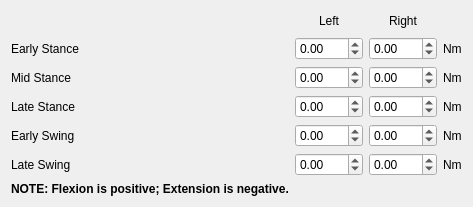
            <widget class="QWidget" name="walkFSM5TorquePage">
             <attribute name="title">
              <string notr="true">Torque</string>
             </attribute>
             <layout class="QGridLayout" name="walkFSM5TorqueGridLayout">
              <item row="0" column="0">
               <spacer name="walkFSM5TorqueHorizontalSpacer">
                <property name="orientation">
                 <enum>Qt::Orientation::Horizontal</enum>
                </property>
                <property name="sizeType">
                 <enum>QSizePolicy::Policy::MinimumExpanding</enum>
                </property>
                <property name="sizeHint" stdset="0">
                 <size>
                  <width>0</width>
                  <height>0</height>
                 </size>
                </property>
               </spacer>
              </item>
              <item row="0" column="1">
               <widget class="QLabel" name="walkFSM5TorqueLegLabelL">
                <property name="sizePolicy">
                 <sizepolicy hsizetype="Preferred" vsizetype="Preferred">
                  <horstretch>0</horstretch>
                  <verstretch>0</verstretch>
                 </sizepolicy>
                </property>
                <property name="maximumSize">
                 <size>
                  <width>16777215</width>
                  <height>16777215</height>
                 </size>
                </property>
                <property name="font">
                 <font>
                  <pointsize>9</pointsize>
                 </font>
                </property>
                <property name="text">
                 <string notr="true">Left</string>
                </property>
                <property name="alignment">
                 <set>Qt::AlignmentFlag::AlignCenter</set>
                </property>
               </widget>
              </item>
              <item row="0" column="2">
               <widget class="QLabel" name="walkFSM5TorqueLegLabelR">
                <property name="sizePolicy">
                 <sizepolicy hsizetype="Preferred" vsizetype="Preferred">
                  <horstretch>0</horstretch>
                  <verstretch>0</verstretch>
                 </sizepolicy>
                </property>
                <property name="maximumSize">
                 <size>
                  <width>16777215</width>
                  <height>16777215</height>
                 </size>
                </property>
                <property name="font">
                 <font>
                  <pointsize>9</pointsize>
                 </font>
                </property>
                <property name="text">
                 <string notr="true">Right</string>
                </property>
                <property name="alignment">
                 <set>Qt::AlignmentFlag::AlignCenter</set>
                </property>
               </widget>
              </item>
              <item row="0" column="3">
               <spacer name="walkFSM5TorqueUnitVerticalSpacer">
                <property name="orientation">
                 <enum>Qt::Orientation::Vertical</enum>
                </property>
                <property name="sizeType">
                 <enum>QSizePolicy::Policy::Maximum</enum>
                </property>
                <property name="sizeHint" stdset="0">
                 <size>
                  <width>0</width>
                  <height>20</height>
                 </size>
                </property>
               </spacer>
              </item>
              <item row="1" column="0">
               <widget class="QLabel" name="walkFSM5EarlyStanceTorqueLabel">
                <property name="sizePolicy">
                 <sizepolicy hsizetype="Preferred" vsizetype="Preferred">
                  <horstretch>0</horstretch>
                  <verstretch>0</verstretch>
                 </sizepolicy>
                </property>
                <property name="font">
                 <font>
                  <pointsize>9</pointsize>
                 </font>
                </property>
                <property name="text">
                 <string notr="true">Early Stance</string>
                </property>
               </widget>
              </item>
              <item row="1" column="1">
               <widget class="QDoubleSpinBox" name="walkFSM5EarlyStanceTorqueDoubleSpinBoxL">
                <property name="sizePolicy">
                 <sizepolicy hsizetype="Preferred" vsizetype="Preferred">
                  <horstretch>0</horstretch>
                  <verstretch>0</verstretch>
                 </sizepolicy>
                </property>
                <property name="maximumSize">
                 <size>
                  <width>16777215</width>
                  <height>16777215</height>
                 </size>
                </property>
                <property name="font">
                 <font>
                  <pointsize>9</pointsize>
                 </font>
                </property>
                <property name="cursor">
                 <cursorShape>PointingHandCursor</cursorShape>
                </property>
                <property name="wrapping">
                 <bool>false</bool>
                </property>
                <property name="specialValueText">
                 <string notr="true"/>
                </property>
                <property name="accelerated">
                 <bool>true</bool>
                </property>
                <property name="showGroupSeparator" stdset="0">
                 <bool>false</bool>
                </property>
                <property name="decimals">
                 <number>2</number>
                </property>
                <property name="minimum">
                 <double>-100.000000000000000</double>
                </property>
                <property name="maximum">
                 <double>100.000000000000000</double>
                </property>
                <property name="singleStep">
                 <double>1.000000000000000</double>
                </property>
                <property name="value">
                 <double>0.000000000000000</double>
                </property>
               </widget>
              </item>
              <item row="1" column="2">
               <widget class="QDoubleSpinBox" name="walkFSM5EarlyStanceTorqueDoubleSpinBoxR">
                <property name="sizePolicy">
                 <sizepolicy hsizetype="Preferred" vsizetype="Preferred">
                  <horstretch>0</horstretch>
                  <verstretch>0</verstretch>
                 </sizepolicy>
                </property>
                <property name="maximumSize">
                 <size>
                  <width>16777215</width>
                  <height>16777215</height>
                 </size>
                </property>
                <property name="font">
                 <font>
                  <pointsize>9</pointsize>
                 </font>
                </property>
                <property name="cursor">
                 <cursorShape>PointingHandCursor</cursorShape>
                </property>
                <property name="wrapping">
                 <bool>false</bool>
                </property>
                <property name="specialValueText">
                 <string notr="true"/>
                </property>
                <property name="accelerated">
                 <bool>true</bool>
                </property>
                <property name="showGroupSeparator" stdset="0">
                 <bool>false</bool>
                </property>
                <property name="decimals">
                 <number>2</number>
                </property>
                <property name="minimum">
                 <double>-100.000000000000000</double>
                </property>
                <property name="maximum">
                 <double>100.000000000000000</double>
                </property>
                <property name="singleStep">
                 <double>1.000000000000000</double>
                </property>
                <property name="value">
                 <double>0.000000000000000</double>
                </property>
               </widget>
              </item>
              <item row="1" column="3">
               <widget class="QLabel" name="walkFSM5EarlyStanceTorqueUnitLabel">
                <property name="sizePolicy">
                 <sizepolicy hsizetype="Preferred" vsizetype="Preferred">
                  <horstretch>0</horstretch>
                  <verstretch>0</verstretch>
                 </sizepolicy>
                </property>
                <property name="font">
                 <font>
                  <pointsize>9</pointsize>
                 </font>
                </property>
                <property name="text">
                 <string notr="true">Nm</string>
                </property>
                <property name="alignment">
                 <set>Qt::AlignmentFlag::AlignLeading|Qt::AlignmentFlag::AlignLeft|Qt::AlignmentFlag::AlignVCenter</set>
                </property>
               </widget>
              </item>
              <item row="2" column="0">
               <widget class="QLabel" name="walkFSM5MidStanceTorqueLabel">
                <property name="sizePolicy">
                 <sizepolicy hsizetype="Preferred" vsizetype="Preferred">
                  <horstretch>0</horstretch>
                  <verstretch>0</verstretch>
                 </sizepolicy>
                </property>
                <property name="font">
                 <font>
                  <pointsize>9</pointsize>
                 </font>
                </property>
                <property name="text">
                 <string notr="true">Mid Stance</string>
                </property>
               </widget>
              </item>
              <item row="2" column="1">
               <widget class="QDoubleSpinBox" name="walkFSM5MidStanceTorqueDoubleSpinBoxL">
                <property name="sizePolicy">
                 <sizepolicy hsizetype="Preferred" vsizetype="Preferred">
                  <horstretch>0</horstretch>
                  <verstretch>0</verstretch>
                 </sizepolicy>
                </property>
                <property name="maximumSize">
                 <size>
                  <width>16777215</width>
                  <height>16777215</height>
                 </size>
                </property>
                <property name="font">
                 <font>
                  <pointsize>9</pointsize>
                 </font>
                </property>
                <property name="cursor">
                 <cursorShape>PointingHandCursor</cursorShape>
                </property>
                <property name="wrapping">
                 <bool>false</bool>
                </property>
                <property name="specialValueText">
                 <string notr="true"/>
                </property>
                <property name="accelerated">
                 <bool>true</bool>
                </property>
                <property name="showGroupSeparator" stdset="0">
                 <bool>false</bool>
                </property>
                <property name="decimals">
                 <number>2</number>
                </property>
                <property name="minimum">
                 <double>-100.000000000000000</double>
                </property>
                <property name="maximum">
                 <double>100.000000000000000</double>
                </property>
                <property name="singleStep">
                 <double>1.000000000000000</double>
                </property>
                <property name="value">
                 <double>0.000000000000000</double>
                </property>
               </widget>
              </item>
              <item row="2" column="2">
               <widget class="QDoubleSpinBox" name="walkFSM5MidStanceTorqueDoubleSpinBoxR">
                <property name="sizePolicy">
                 <sizepolicy hsizetype="Preferred" vsizetype="Preferred">
                  <horstretch>0</horstretch>
                  <verstretch>0</verstretch>
                 </sizepolicy>
                </property>
                <property name="maximumSize">
                 <size>
                  <width>16777215</width>
                  <height>16777215</height>
                 </size>
                </property>
                <property name="font">
                 <font>
                  <pointsize>9</pointsize>
                 </font>
                </property>
                <property name="cursor">
                 <cursorShape>PointingHandCursor</cursorShape>
                </property>
                <property name="wrapping">
                 <bool>false</bool>
                </property>
                <property name="specialValueText">
                 <string notr="true"/>
                </property>
                <property name="accelerated">
                 <bool>true</bool>
                </property>
                <property name="showGroupSeparator" stdset="0">
                 <bool>false</bool>
                </property>
                <property name="decimals">
                 <number>2</number>
                </property>
                <property name="minimum">
                 <double>-100.000000000000000</double>
                </property>
                <property name="maximum">
                 <double>100.000000000000000</double>
                </property>
                <property name="singleStep">
                 <double>1.000000000000000</double>
                </property>
                <property name="value">
                 <double>0.000000000000000</double>
                </property>
               </widget>
              </item>
              <item row="2" column="3">
               <widget class="QLabel" name="walkFSM5MidStanceTorqueUnitLabel">
                <property name="sizePolicy">
                 <sizepolicy hsizetype="Preferred" vsizetype="Preferred">
                  <horstretch>0</horstretch>
                  <verstretch>0</verstretch>
                 </sizepolicy>
                </property>
                <property name="font">
                 <font>
                  <pointsize>9</pointsize>
                 </font>
                </property>
                <property name="text">
                 <string notr="true">Nm</string>
                </property>
                <property name="alignment">
                 <set>Qt::AlignmentFlag::AlignLeading|Qt::AlignmentFlag::AlignLeft|Qt::AlignmentFlag::AlignVCenter</set>
                </property>
               </widget>
              </item>
              <item row="3" column="0">
               <widget class="QLabel" name="walkFSM5LateStanceTorqueLabel">
                <property name="sizePolicy">
                 <sizepolicy hsizetype="Preferred" vsizetype="Preferred">
                  <horstretch>0</horstretch>
                  <verstretch>0</verstretch>
                 </sizepolicy>
                </property>
                <property name="font">
                 <font>
                  <pointsize>9</pointsize>
                 </font>
                </property>
                <property name="text">
                 <string notr="true">Late Stance</string>
                </property>
               </widget>
              </item>
              <item row="3" column="1">
               <widget class="QDoubleSpinBox" name="walkFSM5LateStanceTorqueDoubleSpinBoxL">
                <property name="sizePolicy">
                 <sizepolicy hsizetype="Preferred" vsizetype="Preferred">
                  <horstretch>0</horstretch>
                  <verstretch>0</verstretch>
                 </sizepolicy>
                </property>
                <property name="maximumSize">
                 <size>
                  <width>16777215</width>
                  <height>16777215</height>
                 </size>
                </property>
                <property name="font">
                 <font>
                  <pointsize>9</pointsize>
                 </font>
                </property>
                <property name="cursor">
                 <cursorShape>PointingHandCursor</cursorShape>
                </property>
                <property name="wrapping">
                 <bool>false</bool>
                </property>
                <property name="specialValueText">
                 <string notr="true"/>
                </property>
                <property name="accelerated">
                 <bool>true</bool>
                </property>
                <property name="showGroupSeparator" stdset="0">
                 <bool>false</bool>
                </property>
                <property name="decimals">
                 <number>2</number>
                </property>
                <property name="minimum">
                 <double>-100.000000000000000</double>
                </property>
                <property name="maximum">
                 <double>100.000000000000000</double>
                </property>
                <property name="singleStep">
                 <double>1.000000000000000</double>
                </property>
                <property name="value">
                 <double>0.000000000000000</double>
                </property>
               </widget>
              </item>
              <item row="3" column="2">
               <widget class="QDoubleSpinBox" name="walkFSM5LateStanceTorqueDoubleSpinBoxR">
                <property name="sizePolicy">
                 <sizepolicy hsizetype="Preferred" vsizetype="Preferred">
                  <horstretch>0</horstretch>
                  <verstretch>0</verstretch>
                 </sizepolicy>
                </property>
                <property name="maximumSize">
                 <size>
                  <width>16777215</width>
                  <height>16777215</height>
                 </size>
                </property>
                <property name="font">
                 <font>
                  <pointsize>9</pointsize>
                 </font>
                </property>
                <property name="cursor">
                 <cursorShape>PointingHandCursor</cursorShape>
                </property>
                <property name="wrapping">
                 <bool>false</bool>
                </property>
                <property name="specialValueText">
                 <string notr="true"/>
                </property>
                <property name="accelerated">
                 <bool>true</bool>
                </property>
                <property name="showGroupSeparator" stdset="0">
                 <bool>false</bool>
                </property>
                <property name="decimals">
                 <number>2</number>
                </property>
                <property name="minimum">
                 <double>-100.000000000000000</double>
                </property>
                <property name="maximum">
                 <double>100.000000000000000</double>
                </property>
                <property name="singleStep">
                 <double>1.000000000000000</double>
                </property>
                <property name="value">
                 <double>0.000000000000000</double>
                </property>
               </widget>
              </item>
              <item row="3" column="3">
               <widget class="QLabel" name="walkFSM5LateStanceTorqueUnitLabel">
                <property name="sizePolicy">
                 <sizepolicy hsizetype="Preferred" vsizetype="Preferred">
                  <horstretch>0</horstretch>
                  <verstretch>0</verstretch>
                 </sizepolicy>
                </property>
                <property name="font">
                 <font>
                  <pointsize>9</pointsize>
                 </font>
                </property>
                <property name="text">
                 <string notr="true">Nm</string>
                </property>
                <property name="alignment">
                 <set>Qt::AlignmentFlag::AlignLeading|Qt::AlignmentFlag::AlignLeft|Qt::AlignmentFlag::AlignVCenter</set>
                </property>
               </widget>
              </item>
              <item row="4" column="0">
               <widget class="QLabel" name="walkFSM5EarlySwingTorqueLabel">
                <property name="sizePolicy">
                 <sizepolicy hsizetype="Preferred" vsizetype="Preferred">
                  <horstretch>0</horstretch>
                  <verstretch>0</verstretch>
                 </sizepolicy>
                </property>
                <property name="font">
                 <font>
                  <pointsize>9</pointsize>
                 </font>
                </property>
                <property name="text">
                 <string notr="true">Early Swing</string>
                </property>
               </widget>
              </item>
              <item row="4" column="1">
               <widget class="QDoubleSpinBox" name="walkFSM5EarlySwingTorqueDoubleSpinBoxL">
                <property name="sizePolicy">
                 <sizepolicy hsizetype="Preferred" vsizetype="Preferred">
                  <horstretch>0</horstretch>
                  <verstretch>0</verstretch>
                 </sizepolicy>
                </property>
                <property name="maximumSize">
                 <size>
                  <width>16777215</width>
                  <height>16777215</height>
                 </size>
                </property>
                <property name="font">
                 <font>
                  <pointsize>9</pointsize>
                 </font>
                </property>
                <property name="cursor">
                 <cursorShape>PointingHandCursor</cursorShape>
                </property>
                <property name="wrapping">
                 <bool>false</bool>
                </property>
                <property name="specialValueText">
                 <string notr="true"/>
                </property>
                <property name="accelerated">
                 <bool>true</bool>
                </property>
                <property name="showGroupSeparator" stdset="0">
                 <bool>false</bool>
                </property>
                <property name="decimals">
                 <number>2</number>
                </property>
                <property name="minimum">
                 <double>-100.000000000000000</double>
                </property>
                <property name="maximum">
                 <double>100.000000000000000</double>
                </property>
                <property name="singleStep">
                 <double>1.000000000000000</double>
                </property>
                <property name="value">
                 <double>0.000000000000000</double>
                </property>
               </widget>
              </item>
              <item row="4" column="2">
               <widget class="QDoubleSpinBox" name="walkFSM5EarlySwingTorqueDoubleSpinBoxR">
                <property name="sizePolicy">
                 <sizepolicy hsizetype="Preferred" vsizetype="Preferred">
                  <horstretch>0</horstretch>
                  <verstretch>0</verstretch>
                 </sizepolicy>
                </property>
                <property name="maximumSize">
                 <size>
                  <width>16777215</width>
                  <height>16777215</height>
                 </size>
                </property>
                <property name="font">
                 <font>
                  <pointsize>9</pointsize>
                 </font>
                </property>
                <property name="cursor">
                 <cursorShape>PointingHandCursor</cursorShape>
                </property>
                <property name="wrapping">
                 <bool>false</bool>
                </property>
                <property name="specialValueText">
                 <string notr="true"/>
                </property>
                <property name="accelerated">
                 <bool>true</bool>
                </property>
                <property name="showGroupSeparator" stdset="0">
                 <bool>false</bool>
                </property>
                <property name="decimals">
                 <number>2</number>
                </property>
                <property name="minimum">
                 <double>-100.000000000000000</double>
                </property>
                <property name="maximum">
                 <double>100.000000000000000</double>
                </property>
                <property name="singleStep">
                 <double>1.000000000000000</double>
                </property>
                <property name="value">
                 <double>0.000000000000000</double>
                </property>
               </widget>
              </item>
              <item row="4" column="3">
               <widget class="QLabel" name="walkFSM5EarlySwingTorqueUnitLabel">
                <property name="sizePolicy">
                 <sizepolicy hsizetype="Preferred" vsizetype="Preferred">
                  <horstretch>0</horstretch>
                  <verstretch>0</verstretch>
                 </sizepolicy>
                </property>
                <property name="font">
                 <font>
                  <pointsize>9</pointsize>
                 </font>
                </property>
                <property name="text">
                 <string notr="true">Nm</string>
                </property>
                <property name="alignment">
                 <set>Qt::AlignmentFlag::AlignLeading|Qt::AlignmentFlag::AlignLeft|Qt::AlignmentFlag::AlignVCenter</set>
                </property>
               </widget>
              </item>
              <item row="5" column="0">
               <widget class="QLabel" name="walkFSM5LateSwingTorqueLabel">
                <property name="sizePolicy">
                 <sizepolicy hsizetype="Preferred" vsizetype="Preferred">
                  <horstretch>0</horstretch>
                  <verstretch>0</verstretch>
                 </sizepolicy>
                </property>
                <property name="font">
                 <font>
                  <pointsize>9</pointsize>
                 </font>
                </property>
                <property name="text">
                 <string notr="true">Late Swing</string>
                </property>
               </widget>
              </item>
              <item row="5" column="1">
               <widget class="QDoubleSpinBox" name="walkFSM5LateSwingTorqueDoubleSpinBoxL">
                <property name="sizePolicy">
                 <sizepolicy hsizetype="Preferred" vsizetype="Preferred">
                  <horstretch>0</horstretch>
                  <verstretch>0</verstretch>
                 </sizepolicy>
                </property>
                <property name="maximumSize">
                 <size>
                  <width>16777215</width>
                  <height>16777215</height>
                 </size>
                </property>
                <property name="font">
                 <font>
                  <pointsize>9</pointsize>
                 </font>
                </property>
                <property name="cursor">
                 <cursorShape>PointingHandCursor</cursorShape>
                </property>
                <property name="wrapping">
                 <bool>false</bool>
                </property>
                <property name="specialValueText">
                 <string notr="true"/>
                </property>
                <property name="accelerated">
                 <bool>true</bool>
                </property>
                <property name="showGroupSeparator" stdset="0">
                 <bool>false</bool>
                </property>
                <property name="decimals">
                 <number>2</number>
                </property>
                <property name="minimum">
                 <double>-100.000000000000000</double>
                </property>
                <property name="maximum">
                 <double>100.000000000000000</double>
                </property>
                <property name="singleStep">
                 <double>1.000000000000000</double>
                </property>
                <property name="value">
                 <double>0.000000000000000</double>
                </property>
               </widget>
              </item>
              <item row="5" column="2">
               <widget class="QDoubleSpinBox" name="walkFSM5LateSwingTorqueDoubleSpinBoxR">
                <property name="sizePolicy">
                 <sizepolicy hsizetype="Preferred" vsizetype="Preferred">
                  <horstretch>0</horstretch>
                  <verstretch>0</verstretch>
                 </sizepolicy>
                </property>
                <property name="maximumSize">
                 <size>
                  <width>16777215</width>
                  <height>16777215</height>
                 </size>
                </property>
                <property name="font">
                 <font>
                  <pointsize>9</pointsize>
                 </font>
                </property>
                <property name="cursor">
                 <cursorShape>PointingHandCursor</cursorShape>
                </property>
                <property name="wrapping">
                 <bool>false</bool>
                </property>
                <property name="specialValueText">
                 <string notr="true"/>
                </property>
                <property name="accelerated">
                 <bool>true</bool>
                </property>
                <property name="showGroupSeparator" stdset="0">
                 <bool>false</bool>
                </property>
                <property name="decimals">
                 <number>2</number>
                </property>
                <property name="minimum">
                 <double>-100.000000000000000</double>
                </property>
                <property name="maximum">
                 <double>100.000000000000000</double>
                </property>
                <property name="singleStep">
                 <double>1.000000000000000</double>
                </property>
                <property name="value">
                 <double>0.000000000000000</double>
                </property>
               </widget>
              </item>
              <item row="5" column="3">
               <widget class="QLabel" name="walkFSM5LateSwingTorqueUnitLabel">
                <property name="sizePolicy">
                 <sizepolicy hsizetype="Preferred" vsizetype="Preferred">
                  <horstretch>0</horstretch>
                  <verstretch>0</verstretch>
                 </sizepolicy>
                </property>
                <property name="font">
                 <font>
                  <pointsize>9</pointsize>
                 </font>
                </property>
                <property name="text">
                 <string notr="true">Nm</string>
                </property>
                <property name="alignment">
                 <set>Qt::AlignmentFlag::AlignLeading|Qt::AlignmentFlag::AlignLeft|Qt::AlignmentFlag::AlignVCenter</set>
                </property>
               </widget>
              </item>
              <item row="6" column="0" colspan="4">
               <spacer name="walkFSM5TorqueVerticalSpacer">
                <property name="orientation">
                 <enum>Qt::Orientation::Vertical</enum>
                </property>
                <property name="sizeType">
                 <enum>QSizePolicy::Policy::MinimumExpanding</enum>
                </property>
                <property name="sizeHint" stdset="0">
                 <size>
                  <width>0</width>
                  <height>0</height>
                 </size>
                </property>
               </spacer>
              </item>
              <item row="7" column="0">
               <widget class="QLabel" name="walkFSM5TorqueNoteLabel">
                <property name="sizePolicy">
                 <sizepolicy hsizetype="Preferred" vsizetype="Preferred">
                  <horstretch>0</horstretch>
                  <verstretch>0</verstretch>
                 </sizepolicy>
                </property>
                <property name="font">
                 <font>
                  <pointsize>9</pointsize>
                  <bold>true</bold>
                 </font>
                </property>
                <property name="text">
                 <string notr="true">NOTE: Flexion is positive; Extension is negative.</string>
                </property>
                <property name="alignment">
                 <set>Qt::AlignmentFlag::AlignLeading|Qt::AlignmentFlag::AlignLeft|Qt::AlignmentFlag::AlignTop</set>
                </property>
               </widget>
              </item>
             </layout>
            </widget>
